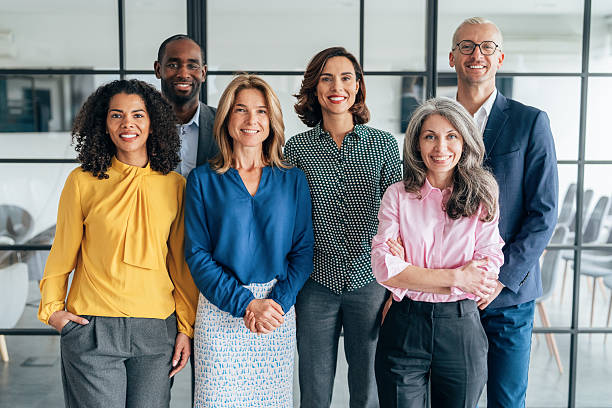
#> input picture image.png, 612 x 408 px
$ python face_detection.py
#> lines starting #> are read from the running program, lines starting #| are printed output that depends on the picture; after the words box and inside, x2 and y2 are one past the last pixel; in counts of white or black regions, pixels touching at a corner belong together
"""
================================================================================
FACE DETECTION USING OPENCV AND HAAR CASCADE CLASSIFIER
================================================================================

PREREQUISITES:
1. Python 3.x installed.
2. Required Third-Party Libraries:
   - opencv-python: Computer vision library for image processing & face detection.
   - matplotlib: Visualization library used to display images.

HOW TO INSTALL DEPENDENCIES:
  Run in terminal / PowerShell:
      pip install opencv-python matplotlib

  Or using python module flag:
      python -m pip install opencv-python matplotlib

ASSETS REQUIRED IN PROJECT FOLDER:
  1. An image file (e.g., 'image.png' or 'image.jpg') containing human face(s).
  2. The pre-trained Haar Cascade XML model:
     'haarcascade_frontalface_default.xml'
     (If not present in current directory, OpenCV's built-in model path is used as fallback).

HOW TO RUN:
  Open terminal in this directory and execute:
      python face_detection.py
================================================================================
"""

# ==============================================================================
# SECTION 1: IMPORTS
# ==============================================================================
import os
import cv2                                     # OpenCV library for computer vision
import matplotlib.pyplot as plt                 # Matplotlib for rendering images


# ==============================================================================
# SECTION 2: LOAD IMAGE & HAAR CASCADE MODEL
# ==============================================================================
IMAGE_PATH = "image.png"

# Read image from disk (OpenCV loads images in BGR format by default)
image = cv2.imread(IMAGE_PATH)
#> image is the input picture: shape (408, 612, 3); mean B, G, R 133.7, 135.8, 133

# Verify if the image was successfully loaded
if image is None:
    print(f"Error: Image '{IMAGE_PATH}' not found! Place an 'image.png' in this directory.")
    exit()

# Model filename
cascade_path = "haarcascade_frontalface_default.xml"

# Fallback: if local xml doesn't exist, use OpenCV's built-in cascade directory
if not os.path.exists(cascade_path):
    cascade_path = os.path.join(cv2.data.haarcascades, "haarcascade_frontalface_default.xml")

# Load pre-trained Haar Cascade Classifier for frontal face detection
faceCascade = cv2.CascadeClassifier(cascade_path)


# ==============================================================================
# SECTION 3: PREPROCESSING - CONVERT TO GRAYSCALE
# ==============================================================================
# Face detection algorithms work on luminance (intensity) rather than color.
# Grayscale conversion reduces data from 3 channels (B, G, R) to 1, speeding up processing.
gray = cv2.cvtColor(image, cv2.COLOR_BGR2GRAY)
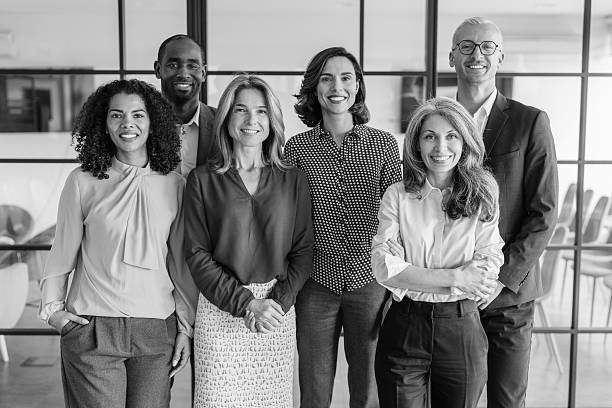
#> gray: shape (408, 612); min 0, max 255, mean 134.7

# Display original RGB image using matplotlib (convert BGR -> RGB for correct colors)
plt.figure("Original Image")
plt.title("Original Image")
plt.imshow(cv2.cvtColor(image, cv2.COLOR_BGR2RGB))
plt.axis("off")
plt.show()


# ==============================================================================
# SECTION 4: DETECT FACES (MULTI-SCALE DETECTION)
# ==============================================================================
# detectMultiScale scans the image across multiple scales to detect faces of varying sizes.
# Parameters:
#   gray: Grayscale input image.
#   scaleFactor: Compensates for faces appearing larger/smaller closer to camera (default ~1.1).
#   minNeighbors: How many neighbors each candidate rectangle should have to retain it.
# Returns: List of bounding boxes: [(x, y, width, height), ...]
faces = faceCascade.detectMultiScale(
    gray,
    scaleFactor=1.1,
    minNeighbors=5,
    minSize=(30, 30)
)
#> faces = [[227, 92, 50, 50], [450, 25, 53, 53], [156, 43, 54, 54], [310, 56, 56, 56], [100, 93, 57, 57], [414, 116, 54, 54]]

print(f"Found {len(faces)} face(s)!")
#| Found 6 face(s)!


# ==============================================================================
# SECTION 5: DRAW BOUNDING BOXES & DISPLAY RESULT
# ==============================================================================
# Draw a rectangle around each detected face on the original color image
# Arguments: (target_image, top_left_corner, bottom_right_corner, color_in_BGR, line_thickness)
for (x, y, w, h) in faces:
    cv2.rectangle(image, (x, y), (x + w, y + h), (0, 255, 0), 2)  # (0, 255, 0) is Green
#> this loop made 6 passes
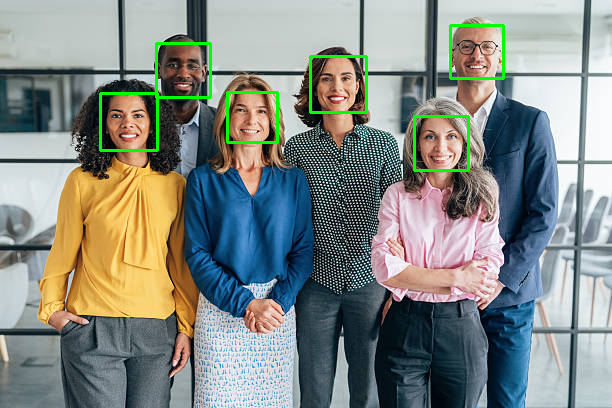
#> image: shape (408, 612, 3); 1.54% of pixels changed, all inside (x1, y1, x2, y2) = (99, 24, 505, 172)

# Display output image with green bounding boxes
plt.figure("Detected Faces")
plt.title(f"Face Detection Result: {len(faces)} face(s) found")
plt.imshow(cv2.cvtColor(image, cv2.COLOR_BGR2RGB))
plt.axis("off")
plt.show()
